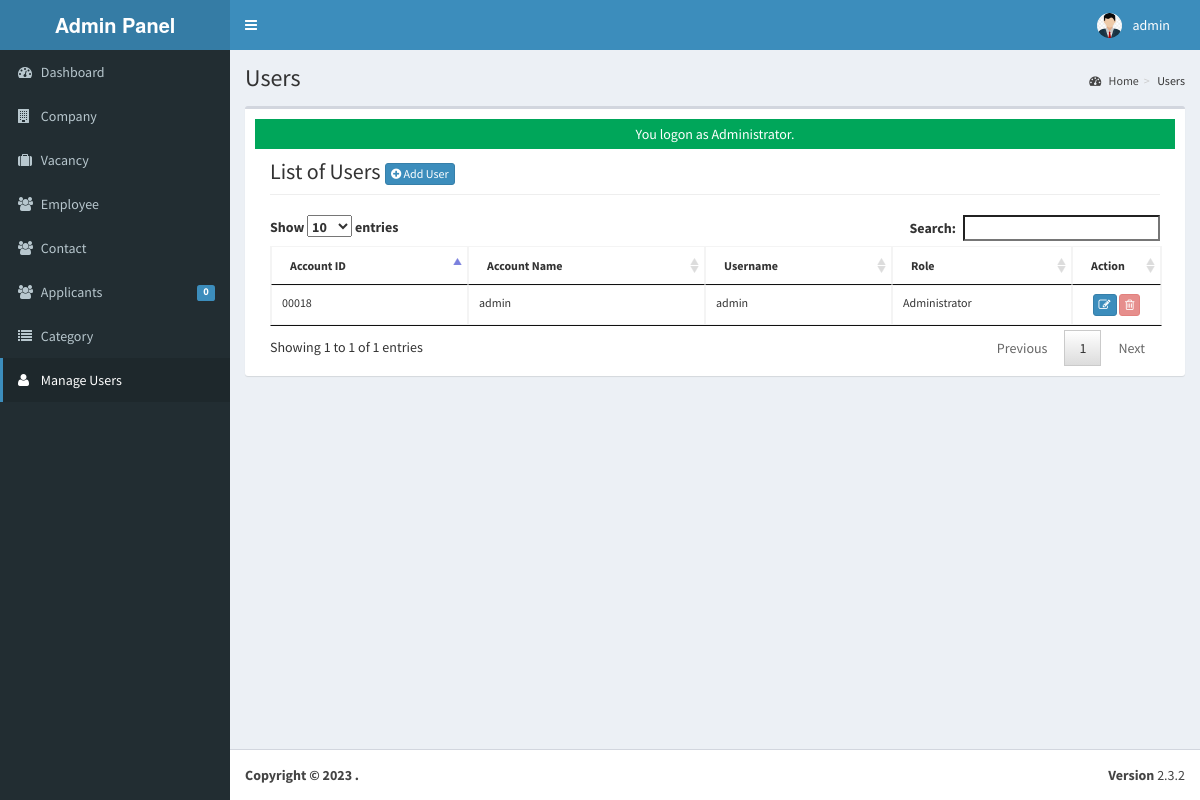
/admin/user/index.php (signed in), run on the app's committed database.
### tables this page shows
CREATE TABLE `tblusers` (
  `USERID` varchar(30) NOT NULL,
  `FULLNAME` varchar(40) NOT NULL,
  `USERNAME` varchar(90) NOT NULL,
  `PASS` varchar(90) NOT NULL,
  `ROLE` varchar(30) NOT NULL,
  `PICLOCATION` varchar(255) NOT NULL
);

### admin/user/index.php (called while the page is built, shortened)
<?php
require_once("../../include/initialize.php");
 $title="Users";
require_once ("../theme/templates.php");
?>

### include/database.php (called while the page is built, shortened)
<?php
class Database {
	var $sql_string = '';
	private $conn;
	public function open_connection() {
		$this->conn = mysqli_connect(server,user,pass);
		if(!$this->conn){
			echo "Problem in database connection! Contact administrator!";
			exit();
		}else{
			$db_select = mysqli_select_db($this->conn,database_name);
		}
	}
	function setQuery($sql='') {
		$this->sql_string=$sql;
	}
	function executeQuery() {
		$result = mysqli_query($this->conn,$this->sql_string);
		return $result;
	}
	private function confirm_query($result) {
		return $result;
	}
	function loadResultList( $key='' ) {
		$cur = $this->executeQuery();
		$array = array();
		while ($row = mysqli_fetch_object($cur)) {
			if ($key) {
				$array[$row->$key] = $row;
			} else {
				$array[] = $row;
			}
		}
		return $array;
	}
	function loadSingleResult() {
		$cur = $this->executeQuery();
		while ($row = mysqli_fetch_object($cur)) {
		return $data = $row;
		}
	}
}
$mydb = new Database();
?>

### include/accounts.php (called while the page is built, shortened)
<?php
require_once(LIB_PATH.DS.'database.php');
class User {
	protected static  $tblname = "tblusers";
	function single_user($id=""){
			global $mydb;
			$mydb->setQuery("SELECT * FROM ".self::$tblname."
				Where USERID= '{$id}' LIMIT 1");
			$cur = $mydb->loadSingleResult();
			return $cur;
	}
}
?>

### include/function.php (called while the page is built, shortened)
<?php
function currentpage(){
		$this_page = $_SERVER['SCRIPT_NAME'];
	    $bits = explode('/',$this_page);
		 return $bits[3];
	}
		?>

### admin/user/list.php (the view, shortened to what this page needs)
    	 <div class="col-lg-12">
         <h1 class="page-header">List of Users  <a href="index.php?view=add" class="btn btn-primary btn-xs  ">  <i class="fa fa-plus-circle fw-fa"></i> Add User</a>  </h1>
    		</div>
		 	<div class="col-lg-12">
	<table id="dash-table" class="table  table-bordered table-hover table-responsive" style="font-size:12px;" cellspacing="0">
	  <thead>
	  	<tr>
	  		<th>Account ID</th>
	  		<th> Account Name</th>
	  		<th>Username</th>
	  		<th>Role</th>
	  		<th width="10%" >Action</th>
	  	</tr>
	  </thead>
	  <tbody>
	  	<?php
	  		$mydb->setQuery("SELECT *
								FROM  `tblusers`");
	  		$cur = $mydb->loadResultList();
			foreach ($cur as $result) {
	  		echo '<tr>';
	  		echo '<td>' . $result->USERID.'</a></td>';
	  		echo '<td>' . $result->FULLNAME.'</a></td>';
	  		echo '<td>'. $result->USERNAME.'</td>';
	  		echo '<td>'. $result->ROLE.'</td>';
	  		If($result->USERID==$_SESSION['ADMIN_USERID'] || $result->ROLE=='MainAdministrator' || $result->ROLE=='Administrator') {
	  			$active = "Disabled";
	  		}else{
	  			$active = "";
	  		}
	  		echo '<td align="center" > <a title="Edit" href="index.php?view=edit&id='.$result->USERID.'"  class="btn btn-primary btn-xs  ">  <span class="fa fa-edit fw-fa"></span></a>
	  					 <a title="Delete" href="controller.php?action=delete&id='.$result->USERID.'" class="btn btn-danger btn-xs" '.$active.'><span class="fa fa-trash-o fw-fa"></span> </a>
	  					 </td>';
	  		echo '</tr>';
	  	}
	  	?>
	  </tbody>
	</table>
</div>

### admin/theme/templates.php (shortened to what this page needs)
<!DOCTYPE html>
<html>
    <head>
        <link rel="stylesheet" href="<?php echo web_root;?>bootstrap/css/bootstrap.min.css">
        <link rel="stylesheet" href="<?php echo web_root;?>plugins/font-awesome/css/font-awesome.min.css">
        <link rel="stylesheet" href="<?php echo web_root;?>dist/css/AdminLTE.min.css">
        <link rel="stylesheet" href="<?php echo web_root;?>dist/css/skins/_all-skins.min.css">
        <link rel="stylesheet" href="<?php echo web_root;?>plugins/iCheck/flat/blue.css">
        <link rel="stylesheet" href="<?php echo web_root;?>plugins/morris/morris.css">
        <link rel="stylesheet" href="<?php echo web_root;?>plugins/jvectormap/jquery-jvectormap-1.2.2.css">
        <link href="<?php echo web_root; ?>plugins/datepicker/bootstrap-datetimepicker.min.css" rel="stylesheet" media="screen">
        <link rel="stylesheet" href="<?php echo web_root;?>plugins/dataTables/jquery.dataTables.min.css">
        <link rel="stylesheet" href="<?php echo web_root;?>plugins/bootstrap-wysihtml5/bootstrap3-wysihtml5.min.css">
    </head>
 <body class="hold-transition skin-blue fixed sidebar-mini">
<div class="wrapper">
  <header class="main-header">
    <a href="<?php echo web_root;?>/admin/" class="logo">
      <span class="logo-lg"><b>Admin Panel</b></span>
    </a>
    <nav class="navbar navbar-static-top" role="navigation">
      <a href="#" class="sidebar-toggle" data-toggle="offcanvas" role="button">
      </a>
      <div class="navbar-custom-menu">
        <ul class="nav navbar-nav">
          <?php
              $user = New User();
              $singleuser = $user->single_user($_SESSION['ADMIN_USERID']);
          ?>
          <li class="dropdown user user-menu" style="padding-right: 15px;"  >
            <a href="#" class="dropdown-toggle" data-toggle="dropdown">
              <img src="<?php echo web_root.'admin/user/'. $singleuser->PICLOCATION;?>" class="user-image" alt="User Image">
              <span class="hidden-xs"><?php echo $singleuser->FULLNAME; ?></span>
            </a>
          </li>
        </ul>
      </div>
    </nav>
  </header>
  <aside class="main-sidebar">
    <section class="sidebar">
      <ul class="sidebar-menu">
        <li  class="<?php echo (currentpage() == 'index.php') ? "active" : false;?>" >
          <a href="<?php echo web_root ;?>admin/">
            <i class="fa fa-dashboard"></i> <span>Dashboard</span>
          </a>
        </li>
        <li class="<?php echo (currentpage() == 'company') ? "active" : false;?>" >
          <a href="<?php echo web_root ;?>admin/company/">
            <i class="fa fa-building"></i> <span>Company</span>
          </a>
        </li>
        <li class="<?php echo (currentpage() == 'vacancy') ? "active" : false;?>" >
          <a href="<?php echo web_root ;?>admin/vacancy/">
            <i class="fa fa-suitcase"></i> <span>Vacancy</span>
          </a>
        </li>
        <li class="<?php echo (currentpage() == 'employee') ? "active" : false;?>" >
          <a href="<?php echo web_root ;?>admin/employee/">
            <i class="fa fa-users"></i> <span>Employee</span>
          </a>
        </li>
        <li class="<?php echo (currentpage() == 'contact') ? "active" : false;?>" >
          <a href="<?php echo web_root ;?>admin/contact/">
            <i class="fa fa-users"></i> <span>Contact</span>
          </a>
        </li>
        <li class="<?php echo (currentpage() == 'applicants') ? "active" : false;?>" >
          <a href="<?php echo web_root ;?>admin/applicants/">
            <i class="fa fa-users"></i> <span>Applicants</span>
            <span class="label label-primary pull-right">
              <?php
                $sql = "SELECT count(*) as 'APPL' FROM `tbljobregistration` WHERE `PENDINGAPPLICATION`=1";
                $mydb->setQuery($sql);
                $pending = $mydb->loadSingleResult();
                echo $pending->APPL;
              ?>
            </span>
          </a>
        </li>
        <li class="<?php echo (currentpage() == 'category') ? "active" : false;?>" >
          <a href="<?php echo web_root ;?>admin/category/">
            <i class="fa fa-list"></i> <span>Category</span>
          </a>
        </li>
         <li class="<?php echo (currentpage() == 'user') ? "active" : false;?>">
          <a href="<?php echo web_root; ?>admin/user/">
            <i class="fa fa-user"></i> <span>Manage Users</span> </a>
        </li>
      </ul>
    </section>
  </aside>
  <div class="content-wrapper">
  <section class="content-header">
      <h1>
        <?php echo isset($title) ? $title : ''; ?>
      </h1>
      <ol class="breadcrumb">
        <?php
          if ($title!='Home') {
            $active_title = '';
            if (isset($_GET['view'])) {
              $active_title = '<li class='.$active_title.'><a href="index.php">'.$title.'</a></li>';
            }else{
              $active_title = '<li class='.$active_title.'>'.$title.'</li>';
            }
            echo '<li><a href='.web_root.'admin/><i class="fa fa-dashboard"></i> Home</a></li>';
            echo  $active_title;
          }
        ?>
      </ol>
    </section>
         <section class="content">
          <div class="row">
            <div class="col-xs-12">
              <div class="box">
                <div class="box-body">
              <?php
               require_once $content;
               ?>
             </div>
             </div>
           </div>
         </div>
         </section>
 </div>
  <footer class="main-footer">
    <div class="pull-right hidden-xs">
      <b>Version</b> 2.3.2
    </div>
    <strong>Copyright &copy; 2023 <a href="#"></a>.</strong>
  </footer>
    </body>
</html>

### data on the page
tblusers: PICLOCATION (placeholder picture), FULLNAME "admin", USERID "00018", USERNAME "admin", ROLE "Administrator"

### other printed values
$pending->APPL "0"
$title "Users"
$_SESSION['message'] "You logon as Administrator."
